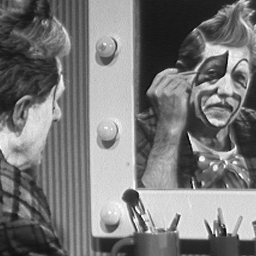
#> input picture clown.tif, 256 x 256 px
$ python 5.py
#> lines starting #> are read from the running program, lines starting #| are printed output that depends on the picture
#> further down, img1 is the input picture: shape (256, 256); min 3, max 255, mean 120.3
import numpy as np
import matplotlib.pyplot as plt
import cv2

def Conv2D(x,y):
	w,h = np.shape(x)
#> w = 256; h = 256
	# Since square kernel, ignoring one of the dimension values
	w1,_ = np.shape(y)
	# Predefining a 0 filled numpy array to store the convolution outputs
	Conv_out = np.zeros_like(x)
	# Flipping kernel
	y = np.fliplr(np.flipud(y))
	# Padding the input image
	pad_w = int((w1-1)/2)
	x = np.pad(x, pad_w, 'constant')
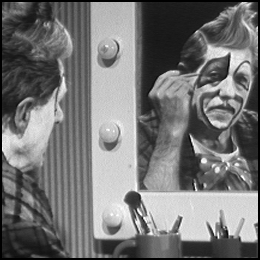
#> x: shape (260, 260) float64; min 0, max 255, mean 116.7
	print(x.shape, y.shape)
#| (260, 260) (5, 5)
	for i in range(w):
		for j in range(h):
			reg = x[i:i+w1,j:j+w1]
			Conv_out[i,j] = np.sum(y*reg)
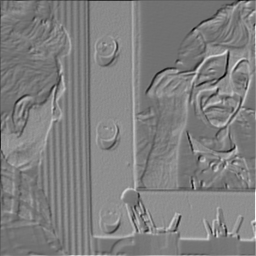
#> Conv_out: shape (256, 256) float64; min -694, max 930, mean 120.2; drawn with min black and max white
	return Conv_out

img1 = cv2.imread('clown.tif',0)
# Converting all the arrays to float to prevent int based artefacts (clipping)
img1 = img1.astype(float)

# Predefining unsharpen kernel

# Most of the GIMP effects are brought to life by using either 5*5 or 3*3 kernels
unsh_kern = np.array([[0,0,0,0,0],[0,-2,-1,0,0],[0,-1,1,1,0],[0,0,1,2,0],[0,0,0,0,0]])
# Which is basically emboss kernel
unsh_out = Conv2D(img1, unsh_kern)

cv2.imwrite('embo_conv.png', unsh_out)
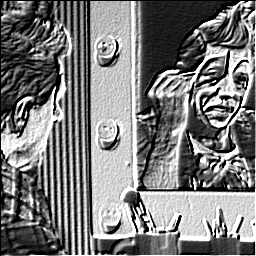
#> saved as embo_conv.png: shape (256, 256); min 0, max 255, mean 121.7

plt.imshow(unsh_out, cmap='gray')
plt.show()
